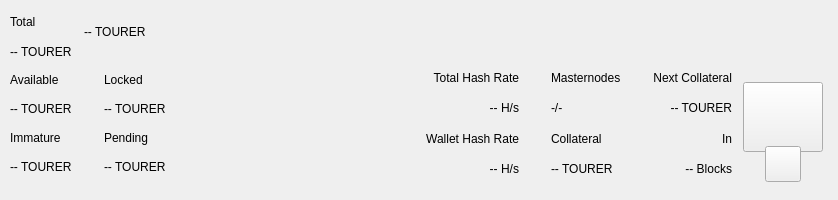
<?xml version="1.0" encoding="UTF-8"?>
<ui version="4.0">
 <class>TopBar</class>
 <widget class="QWidget" name="TopBar">
  <property name="geometry">
   <rect>
    <x>0</x>
    <y>0</y>
    <width>838</width>
    <height>200</height>
   </rect>
  </property>
  <property name="minimumSize">
   <size>
    <width>0</width>
    <height>200</height>
   </size>
  </property>
  <property name="maximumSize">
   <size>
    <width>16777215</width>
    <height>200</height>
   </size>
  </property>
  <property name="windowTitle">
   <string>Form</string>
  </property>
  <layout class="QVBoxLayout" name="verticalLayout_10" stretch="0">
   <property name="spacing">
    <number>0</number>
   </property>
   <property name="leftMargin">
    <number>0</number>
   </property>
   <property name="topMargin">
    <number>0</number>
   </property>
   <property name="rightMargin">
    <number>0</number>
   </property>
   <property name="bottomMargin">
    <number>0</number>
   </property>
   <item>
    <widget class="PFBorderImage" name="containerTop">
     <layout class="QVBoxLayout" name="verticalLayout_11">
      <property name="spacing">
       <number>0</number>
      </property>
      <property name="leftMargin">
       <number>0</number>
      </property>
      <property name="topMargin">
       <number>0</number>
      </property>
      <property name="rightMargin">
       <number>0</number>
      </property>
      <property name="bottomMargin">
       <number>0</number>
      </property>
      <item>
       <widget class="QWidget" name="top_container_2" native="true">
        <property name="minimumSize">
         <size>
          <width>0</width>
          <height>65</height>
         </size>
        </property>
        <layout class="QHBoxLayout" name="top_container">
         <property name="spacing">
          <number>0</number>
         </property>
         <property name="leftMargin">
          <number>10</number>
         </property>
         <property name="topMargin">
          <number>0</number>
         </property>
         <property name="rightMargin">
          <number>10</number>
         </property>
         <property name="bottomMargin">
          <number>0</number>
         </property>
         <item>
          <layout class="QHBoxLayout" name="horizontalLayout_4">
           <property name="spacing">
            <number>12</number>
           </property>
           <property name="rightMargin">
            <number>0</number>
           </property>
           <item>
            <widget class="QWidget" name="widgetAmount" native="true">
             <layout class="QVBoxLayout" name="verticalLayout_2">
              <property name="spacing">
               <number>2</number>
              </property>
              <property name="leftMargin">
               <number>0</number>
              </property>
              <property name="topMargin">
               <number>8</number>
              </property>
              <property name="rightMargin">
               <number>0</number>
              </property>
              <property name="bottomMargin">
               <number>0</number>
              </property>
              <item>
               <widget class="QLabel" name="labelTitle1">
                <property name="text">
                 <string>Total</string>
                </property>
               </widget>
              </item>
              <item>
               <widget class="PrivateQLabel" name="labelAmountPiv">
                <property name="text">
                 <string notr="true">-- TOURER</string>
                </property>
               </widget>
              </item>
             </layout>
            </widget>
           </item>
           <item alignment="Qt::AlignVCenter">
            <widget class="QWidget" name="widgetTopAmount" native="true">
             <property name="sizePolicy">
              <sizepolicy hsizetype="Preferred" vsizetype="Maximum">
               <horstretch>0</horstretch>
               <verstretch>0</verstretch>
              </sizepolicy>
             </property>
             <layout class="QHBoxLayout" name="horizontalLayout_5">
              <property name="spacing">
               <number>0</number>
              </property>
              <property name="leftMargin">
               <number>0</number>
              </property>
              <property name="topMargin">
               <number>0</number>
              </property>
              <property name="rightMargin">
               <number>0</number>
              </property>
              <property name="bottomMargin">
               <number>0</number>
              </property>
              <item alignment="Qt::AlignTop">
               <widget class="PrivateQLabel" name="labelAmountTopPiv">
                <property name="minimumSize">
                 <size>
                  <width>0</width>
                  <height>36</height>
                 </size>
                </property>
                <property name="styleSheet">
                 <string notr="true">padding:0px;margin:0px;</string>
                </property>
                <property name="text">
                 <string notr="true">-- TOURER</string>
                </property>
               </widget>
              </item>
             </layout>
            </widget>
           </item>
           <item>
            <spacer name="horizontalSpacer">
             <property name="orientation">
              <enum>Qt::Horizontal</enum>
             </property>
             <property name="sizeHint" stdset="0">
              <size>
               <width>40</width>
               <height>20</height>
              </size>
             </property>
            </spacer>
           </item>
           <item alignment="Qt::AlignRight">
            <widget class="QWidget" name="layoutSync" native="true">
             <property name="minimumSize">
              <size>
               <width>0</width>
               <height>36</height>
              </size>
             </property>
             <property name="maximumSize">
              <size>
               <width>16777215</width>
               <height>36</height>
              </size>
             </property>
             <layout class="QVBoxLayout" name="verticalLayout_9">
              <property name="leftMargin">
               <number>0</number>
              </property>
              <property name="topMargin">
               <number>0</number>
              </property>
              <property name="rightMargin">
               <number>0</number>
              </property>
              <property name="bottomMargin">
               <number>0</number>
              </property>
              <item>
               <widget class="ExpandableButton" name="pushButtonSync" native="true">
                <property name="minimumSize">
                 <size>
                  <width>36</width>
                  <height>36</height>
                 </size>
                </property>
                <property name="maximumSize">
                 <size>
                  <width>16777215</width>
                  <height>36</height>
                 </size>
                </property>
               </widget>
              </item>
             </layout>
            </widget>
           </item>
           <item>
            <widget class="ExpandableButton" name="pushButtonHDUpgrade" native="true">
             <property name="minimumSize">
              <size>
               <width>36</width>
               <height>36</height>
              </size>
             </property>
             <property name="maximumSize">
              <size>
               <width>16777215</width>
               <height>36</height>
              </size>
             </property>
            </widget>
           </item>
           <item>
            <widget class="ExpandableButton" name="pushButtonStack" native="true">
             <property name="minimumSize">
              <size>
               <width>36</width>
               <height>36</height>
              </size>
             </property>
             <property name="maximumSize">
              <size>
               <width>16777215</width>
               <height>36</height>
              </size>
             </property>
            </widget>
           </item>
           <item>
            <widget class="ExpandableButton" name="pushButtonConf" native="true">
             <property name="minimumSize">
              <size>
               <width>36</width>
               <height>36</height>
              </size>
             </property>
             <property name="maximumSize">
              <size>
               <width>16777215</width>
               <height>36</height>
              </size>
             </property>
            </widget>
           </item>
           <item>
            <widget class="ExpandableButton" name="pushButtonMasternodes" native="true">
             <property name="minimumSize">
              <size>
               <width>36</width>
               <height>36</height>
              </size>
             </property>
             <property name="maximumSize">
              <size>
               <width>16777215</width>
               <height>36</height>
              </size>
             </property>
            </widget>
           </item>
           <item>
            <widget class="ExpandableButton" name="pushButtonConsole" native="true">
             <property name="minimumSize">
              <size>
               <width>36</width>
               <height>36</height>
              </size>
             </property>
             <property name="maximumSize">
              <size>
               <width>16777215</width>
               <height>36</height>
              </size>
             </property>
            </widget>
           </item>
           <item>
            <widget class="ExpandableButton" name="pushButtonConnection" native="true">
             <property name="minimumSize">
              <size>
               <width>36</width>
               <height>36</height>
              </size>
             </property>
             <property name="maximumSize">
              <size>
               <width>16777215</width>
               <height>36</height>
              </size>
             </property>
            </widget>
           </item>
           <item>
            <widget class="ExpandableButton" name="pushButtonTor" native="true">
             <property name="minimumSize">
              <size>
               <width>36</width>
               <height>36</height>
              </size>
             </property>
             <property name="maximumSize">
              <size>
               <width>16777215</width>
               <height>36</height>
              </size>
             </property>
            </widget>
           </item>
           <item>
            <widget class="ExpandableButton" name="pushButtonLock" native="true">
             <property name="sizePolicy">
              <sizepolicy hsizetype="Expanding" vsizetype="Expanding">
               <horstretch>0</horstretch>
               <verstretch>0</verstretch>
              </sizepolicy>
             </property>
             <property name="minimumSize">
              <size>
               <width>36</width>
               <height>0</height>
              </size>
             </property>
             <property name="maximumSize">
              <size>
               <width>16777215</width>
               <height>36</height>
              </size>
             </property>
            </widget>
           </item>
           <item>
            <widget class="ExpandableButton" name="pushButtonTheme" native="true">
             <property name="minimumSize">
              <size>
               <width>36</width>
               <height>36</height>
              </size>
             </property>
             <property name="maximumSize">
              <size>
               <width>16777215</width>
               <height>36</height>
              </size>
             </property>
            </widget>
           </item>
           <item>
            <widget class="ExpandableButton" name="pushButtonFAQ" native="true">
             <property name="minimumSize">
              <size>
               <width>36</width>
               <height>36</height>
              </size>
             </property>
             <property name="maximumSize">
              <size>
               <width>16777215</width>
               <height>36</height>
              </size>
             </property>
            </widget>
           </item>
           <item>
            <widget class="ExpandableButton" name="pushButtonPrivacy" native="true">
             <property name="minimumSize">
              <size>
               <width>36</width>
               <height>36</height>
              </size>
             </property>
             <property name="maximumSize">
              <size>
               <width>16777215</width>
               <height>36</height>
              </size>
             </property>
            </widget>
           </item>
          </layout>
         </item>
        </layout>
       </widget>
      </item>
      <item>
       <widget class="QWidget" name="bottom_container" native="true">
        <property name="minimumSize">
         <size>
          <width>0</width>
          <height>135</height>
         </size>
        </property>
        <layout class="QHBoxLayout" name="botton_container">
         <property name="leftMargin">
          <number>10</number>
         </property>
         <property name="topMargin">
          <number>0</number>
         </property>
         <property name="rightMargin">
          <number>10</number>
         </property>
         <property name="bottomMargin">
          <number>10</number>
         </property>
         <item>
          <layout class="QHBoxLayout" name="horizontalLayout_3">
           <property name="spacing">
            <number>0</number>
           </property>
           <property name="bottomMargin">
            <number>9</number>
           </property>
           <item>
            <layout class="QVBoxLayout" name="verticalLayout_7">
             <property name="spacing">
              <number>0</number>
             </property>
             <property name="leftMargin">
              <number>0</number>
             </property>
             <property name="rightMargin">
              <number>0</number>
             </property>
             <item>
              <layout class="QHBoxLayout" name="horizontalLayout_2">
               <property name="spacing">
                <number>0</number>
               </property>
               <item>
                <layout class="QVBoxLayout" name="verticalLayout_6">
                 <item>
                  <widget class="QLabel" name="labelTitle5">
                   <property name="text">
                    <string>Available</string>
                   </property>
                  </widget>
                 </item>
                 <item>
                  <widget class="PrivateQLabel" name="labelAvailablePiv">
                   <property name="text">
                    <string>-- TOURER</string>
                   </property>
                  </widget>
                 </item>
                 <item>
                  <widget class="QLabel" name="labelTitle4">
                   <property name="text">
                    <string>Immature</string>
                   </property>
                  </widget>
                 </item>
                 <item>
                  <widget class="PrivateQLabel" name="labelImmaturePiv">
                   <property name="text">
                    <string notr="true">-- TOURER</string>
                   </property>
                  </widget>
                 </item>
                </layout>
               </item>
               <item>
                <layout class="QVBoxLayout" name="verticalLayout_8">
                 <property name="leftMargin">
                  <number>32</number>
                 </property>
                 <item>
                  <widget class="QLabel" name="labelTitle6">
                   <property name="text">
                    <string>Locked</string>
                   </property>
                  </widget>
                 </item>
                 <item>
                  <widget class="PrivateQLabel" name="labelLockedPiv">
                   <property name="text">
                    <string>-- TOURER</string>
                   </property>
                  </widget>
                 </item>
                 <item>
                  <widget class="QLabel" name="labelTitle3">
                   <property name="text">
                    <string>Pending</string>
                   </property>
                  </widget>
                 </item>
                 <item>
                  <widget class="PrivateQLabel" name="labelPendingPiv">
                   <property name="text">
                    <string notr="true">-- TOURER</string>
                   </property>
                  </widget>
                 </item>
                </layout>
               </item>
              </layout>
             </item>
            </layout>
           </item>
          </layout>
         </item>
         <item>
          <spacer name="horizontalSpacer_2">
           <property name="orientation">
            <enum>Qt::Horizontal</enum>
           </property>
           <property name="sizeHint" stdset="0">
            <size>
             <width>40</width>
             <height>20</height>
            </size>
           </property>
          </spacer>
         </item>
         <item>
          <layout class="QHBoxLayout" name="horizontalLayout_6">
           <property name="spacing">
            <number>0</number>
           </property>
           <property name="rightMargin">
            <number>0</number>
           </property>
           <property name="bottomMargin">
            <number>9</number>
           </property>
           <item>
            <widget class="QWidget" name="widgetStaking" native="true">
             <layout class="QVBoxLayout" name="verticalLayout_12">
              <property name="leftMargin">
               <number>32</number>
              </property>
              <property name="topMargin">
               <number>0</number>
              </property>
              <property name="rightMargin">
               <number>0</number>
              </property>
              <property name="bottomMargin">
               <number>0</number>
              </property>
              <item>
               <widget class="QLabel" name="labelNetworkHashRateTitle">
                <property name="text">
                 <string>Total Hash Rate</string>
                </property>
                <property name="textFormat">
                 <enum>Qt::AutoText</enum>
                </property>
                <property name="alignment">
                 <set>Qt::AlignRight|Qt::AlignTrailing|Qt::AlignVCenter</set>
                </property>
               </widget>
              </item>
              <item>
               <widget class="QLabel" name="labelNetworkHashRateValue">
                <property name="layoutDirection">
                 <enum>Qt::LeftToRight</enum>
                </property>
                <property name="text">
                 <string>-- H/s</string>
                </property>
                <property name="textFormat">
                 <enum>Qt::AutoText</enum>
                </property>
                <property name="alignment">
                 <set>Qt::AlignRight|Qt::AlignTrailing|Qt::AlignVCenter</set>
                </property>
               </widget>
              </item>
              <item>
               <widget class="QLabel" name="labelWalletHashRateTitle">
                <property name="text">
                 <string>Wallet Hash Rate</string>
                </property>
                <property name="textFormat">
                 <enum>Qt::AutoText</enum>
                </property>
                <property name="alignment">
                 <set>Qt::AlignRight|Qt::AlignTrailing|Qt::AlignVCenter</set>
                </property>
               </widget>
              </item>
              <item>
               <widget class="PrivateQLabel" name="labelWalletHashRateValue">
                <property name="text">
                 <string notr="true">-- H/s</string>
                </property>
                <property name="textFormat">
                 <enum>Qt::AutoText</enum>
                </property>
                <property name="alignment">
                 <set>Qt::AlignRight|Qt::AlignTrailing|Qt::AlignVCenter</set>
                </property>
               </widget>
              </item>
             </layout>
            </widget>
           </item>
           <item>
            <widget class="QWidget" name="widgetMasternodes" native="true">
             <layout class="QVBoxLayout">
              <property name="leftMargin">
               <number>32</number>
              </property>
              <property name="topMargin">
               <number>0</number>
              </property>
              <property name="rightMargin">
               <number>0</number>
              </property>
              <property name="bottomMargin">
               <number>0</number>
              </property>
              <item>
               <widget class="QLabel" name="labelMasternodesTitle">
                <property name="text">
                 <string>Masternodes</string>
                </property>
               </widget>
              </item>
              <item>
               <widget class="PrivateQLabel" name="labelMasternodeCount">
                <property name="text">
                 <string>-/-</string>
                </property>
               </widget>
              </item>
              <item>
               <widget class="QLabel" name="labelCollateralTitle">
                <property name="text">
                 <string>Collateral</string>
                </property>
               </widget>
              </item>
              <item>
               <widget class="QLabel" name="labelCollateralValue">
                <property name="text">
                 <string notr="true">-- TOURER</string>
                </property>
               </widget>
              </item>
             </layout>
            </widget>
           </item>
           <item>
            <widget class="QWidget" name="widgetNextCollateral" native="true">
             <layout class="QVBoxLayout" name="verticalLayout_12">
              <property name="leftMargin">
               <number>32</number>
              </property>
              <property name="topMargin">
               <number>0</number>
              </property>
              <property name="rightMargin">
               <number>0</number>
              </property>
              <property name="bottomMargin">
               <number>0</number>
              </property>
              <item>
               <widget class="QLabel" name="labelNextMasternodesTitle">
                <property name="text">
                 <string>Next Collateral</string>
                </property>
                <property name="textFormat">
                 <enum>Qt::AutoText</enum>
                </property>
                <property name="alignment">
                 <set>Qt::AlignRight|Qt::AlignTrailing|Qt::AlignVCenter</set>
                </property>
               </widget>
              </item>
              <item>
               <widget class="QLabel" name="labelNextCollateralValue">
                <property name="text">
                 <string>-- TOURER</string>
                </property>
                <property name="textFormat">
                 <enum>Qt::AutoText</enum>
                </property>
                <property name="alignment">
                 <set>Qt::AlignRight|Qt::AlignTrailing|Qt::AlignVCenter</set>
                </property>
               </widget>
              </item>
              <item>
               <widget class="QLabel" name="labelRemainingBlocks">
                <property name="text">
                 <string>In</string>
                </property>
                <property name="textFormat">
                 <enum>Qt::AutoText</enum>
                </property>
                <property name="alignment">
                 <set>Qt::AlignRight|Qt::AlignTrailing|Qt::AlignVCenter</set>
                </property>
               </widget>
              </item>
              <item>
               <widget class="QLabel" name="labelNextCollateralBlocks">
                <property name="text">
                 <string notr="true">-- Blocks</string>
                </property>
                <property name="textFormat">
                 <enum>Qt::AutoText</enum>
                </property>
                <property name="alignment">
                 <set>Qt::AlignRight|Qt::AlignTrailing|Qt::AlignVCenter</set>
                </property>
               </widget>
              </item>
             </layout>
            </widget>
           </item>
          </layout>
         </item>
         <item>
          <widget class="QWidget" name="qrContainer" native="true">
           <property name="sizePolicy">
            <sizepolicy hsizetype="Preferred" vsizetype="Minimum">
             <horstretch>0</horstretch>
             <verstretch>0</verstretch>
            </sizepolicy>
           </property>
           <property name="minimumSize">
            <size>
             <width>90</width>
             <height>110</height>
            </size>
           </property>
           <property name="maximumSize">
            <size>
             <width>90</width>
             <height>110</height>
            </size>
           </property>
           <layout class="QVBoxLayout" name="containerQR">
            <property name="spacing">
             <number>0</number>
            </property>
            <property name="leftMargin">
             <number>5</number>
            </property>
            <property name="topMargin">
             <number>10</number>
            </property>
            <property name="rightMargin">
             <number>5</number>
            </property>
            <property name="bottomMargin">
             <number>0</number>
            </property>
            <item>
             <widget class="QPushButton" name="btnQr">
              <property name="minimumSize">
               <size>
                <width>70</width>
                <height>70</height>
               </size>
              </property>
              <property name="maximumSize">
               <size>
                <width>16777215</width>
                <height>70</height>
               </size>
              </property>
              <property name="focusPolicy">
               <enum>Qt::NoFocus</enum>
              </property>
              <property name="text">
               <string/>
              </property>
              <property name="iconSize">
               <size>
                <width>70</width>
                <height>70</height>
               </size>
              </property>
             </widget>
            </item>
            <item>
             <spacer name="verticalSpacer">
              <property name="orientation">
               <enum>Qt::Vertical</enum>
              </property>
              <property name="sizeType">
               <enum>QSizePolicy::Fixed</enum>
              </property>
              <property name="sizeHint" stdset="0">
               <size>
                <width>20</width>
                <height>20</height>
               </size>
              </property>
             </spacer>
            </item>
            <item alignment="Qt::AlignHCenter|Qt::AlignBottom">
             <widget class="QPushButton" name="pushButtonQR">
              <property name="minimumSize">
               <size>
                <width>36</width>
                <height>36</height>
               </size>
              </property>
              <property name="maximumSize">
               <size>
                <width>36</width>
                <height>36</height>
               </size>
              </property>
              <property name="focusPolicy">
               <enum>Qt::NoFocus</enum>
              </property>
              <property name="text">
               <string/>
              </property>
             </widget>
            </item>
           </layout>
          </widget>
         </item>
        </layout>
       </widget>
      </item>
     </layout>
    </widget>
   </item>
  </layout>
 </widget>
 <customwidgets>
  <customwidget>
   <class>ExpandableButton</class>
   <extends>QWidget</extends>
   <header>qt/pivx/expandablebutton.h</header>
   <container>1</container>
  </customwidget>
  <customwidget>
   <class>PFBorderImage</class>
   <extends>QFrame</extends>
   <header>qt/pivx/pfborderimage.h</header>
   <container>1</container>
  </customwidget>
  <customwidget>
   <class>PrivateQLabel</class>
   <extends>QLabel</extends>
   <header>qt/pivx/privatelabel.h</header>
   <container>0</container>
  </customwidget>
 </customwidgets>
 <resources/>
 <connections/>
</ui>
